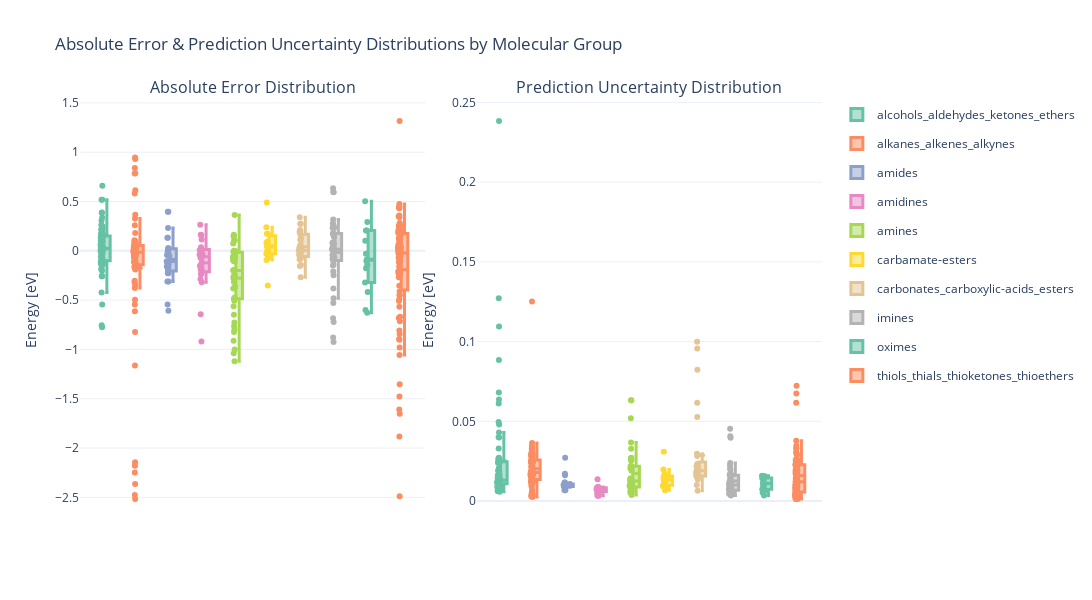

Notebook code cell kept with this figure:
### Code cell
# Filtered data
df_uq_sorted = df_uq[df_uq["split"] == "test"].sort_values('molecule_group')
df_uq_sorted['abs_error'] = df_uq_sorted['error'].abs()
df_uq_sorted['uncertainty_width'] = df_uq_sorted['y_std']

# Custom color palette (Set2-like)
color_map = px.colors.qualitative.Set2

# Create 1x2 subplot
fig = make_subplots(
    rows=1, cols=2,
    subplot_titles=["Absolute Error Distribution", "Prediction Uncertainty Distribution"],
    horizontal_spacing=0.07
)

# Boxplot for absolute error
for i, group in enumerate(df_uq_sorted['molecule_group'].unique()):
    group_data = df_uq_sorted[df_uq_sorted['molecule_group'] == group]
    fig.add_trace(go.Box(
        y=group_data['error'],
        name=group,
        marker_color=color_map[i % len(color_map)],
        boxmean=True,
        boxpoints="all",  # Show all points (can be "outliers", "suspectedoutliers", "all")
        jitter=0.5,  # Add jitter to points
        line=dict(width=3),  # Line width to make the box thicker
        width=0.2,  # Box width (adjust this)
        legendgroup=group,  # Ensure the group is correctly assigned to legend
        showlegend=False,  # No legend for the first plot
        hovertemplate=(
            "Material: %{customdata[7]}<br>" +
            "Molecule Group: %{customdata[0]}<br>" +
            "Molecule: %{customdata[1]}<br>" +
            "State: %{customdata[2]}<br>" +
            "Dissociation: %{customdata[3]}<br>" +
            "True Value: %{customdata[4]} eV<br>" +
            "Std Dev: %{customdata[5]} eV<br>" +
            "Error: %{customdata[6]} eV<br>" +
            "<extra></extra>"
        ),
        customdata=group_data[['molecule_group', 'molecule', 'state', 'dissociation', 'y_true', 'y_std', 'error', 'material']].values  # Add custom data
    ), row=1, col=1)

# Boxplot for uncertainty width
for i, group in enumerate(df_uq_sorted['molecule_group'].unique()):
    group_data = df_uq_sorted[df_uq_sorted['molecule_group'] == group]
    fig.add_trace(go.Box(
        y=group_data['uncertainty_width'],
        name=group,
        marker_color=color_map[i % len(color_map)],
        boxmean=True,
        boxpoints="all",  # Show all points (can be "outliers", "suspectedoutliers", "all")
        jitter=0.5,  # Add jitter to points
        line=dict(width=3),  # Line width to make the box thicker
        width=0.2,  # Box width (adjust this)
        legendgroup=group,  # Ensure the group is correctly assigned to legend
        showlegend=True,  # Show legend for the second plot
        hovertemplate=(
            "Material: %{customdata[7]}<br>" +
            "Molecule Group: %{customdata[0]}<br>" +
            "Molecule: %{customdata[1]}<br>" +
            "State: %{customdata[2]}<br>" +
            "Dissociation: %{customdata[3]}<br>" +
            "True Value: %{customdata[4]} eV<br>" +
            "Std Dev: %{customdata[5]} eV<br>" +
            "Error: %{customdata[6]} eV<br>" +
            "<extra></extra>"
        ),
        customdata=group_data[['molecule_group', 'molecule', 'state', 'dissociation', 'y_true', 'y_std', 'error', 'material']].values  # Add custom data
    ), row=1, col=2)

# Layout adjustments
fig.update_layout(
    height=600,
    width=2000,
    title_text="Absolute Error & Prediction Uncertainty Distributions by Molecular Group",
    template="plotly_white",
    boxmode="group",  # Group the boxplots
    showlegend=True  # Show legend for the second plot
)

# Axis titles
fig.update_yaxes(title_text="Energy [eV]", row=1, col=1)
fig.update_yaxes(title_text="Energy [eV]", row=1, col=2)

# Remove X-axis labels (as you're using the hover to differentiate between groups)
fig.update_xaxes(showticklabels=False, row=1, col=1)
fig.update_xaxes(showticklabels=False, row=1, col=2)

# Show the plot
fig.show()

### Figure 1 — Plotly figure (JSON) as saved in the notebook; plotly's stock layout.template omitted (floating-point values rounded to 4 significant figures; data arrays with more than 128 entries replaced by an {"elided": "..."} marker saying what was removed)
{"data": [{"boxmean": true, "boxpoints": "all", "customdata": {"elided": "73x8 mixed values"}, "hovertemplate": "Material: %{customdata[7]}<br>Molecule Group: %{customdata[0]}<br>Molecule: %{customdata[1]}<br>State: %{customdata[2]}<br>Dissociation: %{customdata[3]}<br>True Value: %{customdata[4]} eV<br>Std Dev: %{customdata[5]} eV<br>Error: %{customdata[6]} eV<br><extra></extra>", "jitter": 0.5, "legendgroup": "alcohols_aldehydes_ketones_ethers", "line": {"width": 3}, "marker": {"color": "rgb(102,194,165)"}, "name": "alcohols_aldehydes_ketones_ethers", "showlegend": false, "type": "box", "width": 0.2, "xaxis": "x", "y": [0.518, -0.4229, 0.2184, 0.2606, 0.3875, 0.1081, 0.1463, 0.3372, 0.6601, -0.2031, -0.04684, 0.02566, 0.01146, -0.0151, -0.7543, -0.7762, -0.1501, 0.1487, -0.08538, -0.1211, 0.1161, -0.02329, 0.005896, -0.185, 0.06315, 0.1766, 0.003106, -0.06534, 0.2132, 0.1861, 0.06679, 0.007565, -0.1488, 0.09445, 0.1509, 0.04109, 0.04669, -0.09774, -0.06723, 0.03685, 0.07931, -0.2582, -0.2585, -0.1237, 0.1048, -0.05784, 0.05871, -0.08692, -0.2548, -0.5433, -0.1279, -0.1104, 0.1273, 0.518, 0.132, -0.1938, -0.1063, -0.02566, 0.09646, 0.2294, 0.248, -0.009087, -0.1371, 0.03229, 0.02252, 0.1861, 0.2184, 0.02566, 0.1722, -0.06125, 0.3074, 0.1005, 0.3851], "yaxis": "y"}, {"boxmean": true, "boxpoints": "all", "customdata": {"elided": "78x8 mixed values"}, "hovertemplate": "Material: %{customdata[7]}<br>Molecule Group: %{customdata[0]}<br>Molecule: %{customdata[1]}<br>State: %{customdata[2]}<br>Dissociation: %{customdata[3]}<br>True Value: %{customdata[4]} eV<br>Std Dev: %{customdata[5]} eV<br>Error: %{customdata[6]} eV<br><extra></extra>", "jitter": 0.5, "legendgroup": "alkanes_alkenes_alkynes", "line": {"width": 3}, "marker": {"color": "rgb(252,141,98)"}, "name": "alkanes_alkenes_alkynes", "showlegend": false, "type": "box", "width": 0.2, "xaxis": "x", "y": [-0.04652, 0.001695, -2.145, -2.18, 0.1034, -0.1287, -0.04609, 0.5804, -0.1121, 0.05267, 0.07095, -0.5434, -0.115, -0.378, -2.364, 0.05474, 0.001812, -0.3197, -0.3033, 0.02265, -0.02079, -0.1168, 0.05474, -0.6119, 0.1047, -0.009851, -0.109, 0.01511, -0.1892, 0.009781, 0.03466, 0.08384, -0.07859, -0.3489, 0.07198, -0.006742, -0.01127, -0.03825, -0.02643, -0.8241, 0.9471, -0.4958, 0.06492, 0.2599, 0.001695, 0.8398, 0.1806, -0.1121, -0.01211, -0.006941, -0.0494, 0.7873, -2.248, 0.6142, 0.3269, -0.04198, -0.1652, 0.02667, -0.02099, -0.01815, 0.03442, -1.162, -0.009101, 0.9317, -2.476, -0.1795, -0.1276, -0.001647, 0.3652, 0.7841, 0.09099, -0.1549, 0.09099, -0.1403, 0.0004448, -0.05909, -2.517, -0.1162], "yaxis": "y"}, {"boxmean": true, "boxpoints": "all", "customdata": {"elided": "27x8 mixed values"}, "hovertemplate": "Material: %{customdata[7]}<br>Molecule Group: %{customdata[0]}<br>Molecule: %{customdata[1]}<br>State: %{customdata[2]}<br>Dissociation: %{customdata[3]}<br>True Value: %{customdata[4]} eV<br>Std Dev: %{customdata[5]} eV<br>Error: %{customdata[6]} eV<br><extra></extra>", "jitter": 0.5, "legendgroup": "amides", "line": {"width": 3}, "marker": {"color": "rgb(141,160,203)"}, "name": "amides", "showlegend": false, "type": "box", "width": 0.2, "xaxis": "x", "y": [-0.1397, -0.1062, -0.3122, 0.026, 0.3961, -0.168, -0.1076, 0.001729, -0.0417, 0.2316, -0.6066, -0.3122, -0.1076, 0.1323, 0.026, -0.006189, -0.04341, 0.3961, 0.1323, -0.2263, -0.5451, -0.1206, -0.2263, -0.05044, -0.1582, -0.2079, -0.1986], "yaxis": "y"}, {"boxmean": true, "boxpoints": "all", "customdata": {"elided": "24x8 mixed values"}, "hovertemplate": "Material: %{customdata[7]}<br>Molecule Group: %{customdata[0]}<br>Molecule: %{customdata[1]}<br>State: %{customdata[2]}<br>Dissociation: %{customdata[3]}<br>True Value: %{customdata[4]} eV<br>Std Dev: %{customdata[5]} eV<br>Error: %{customdata[6]} eV<br><extra></extra>", "jitter": 0.5, "legendgroup": "amidines", "line": {"width": 3}, "marker": {"color": "rgb(231,138,195)"}, "name": "amidines", "showlegend": false, "type": "box", "width": 0.2, "xaxis": "x", "y": [-0.07245, -0.1223, -0.03242, 0.02195, -0.642, -0.1938, -0.1526, 0.005566, -0.04835, -0.2859, -0.1841, -0.1848, -0.318, 0.1617, -0.9205, 0.2642, -0.03907, -0.2381, -0.001728, 0.1615, 0.1146, -0.2295, 0.03593, -0.03907], "yaxis": "y"}, {"boxmean": true, "boxpoints": "all", "customdata": {"elided": "46x8 mixed values"}, "hovertemplate": "Material: %{customdata[7]}<br>Molecule Group: %{customdata[0]}<br>Molecule: %{customdata[1]}<br>State: %{customdata[2]}<br>Dissociation: %{customdata[3]}<br>True Value: %{customdata[4]} eV<br>Std Dev: %{customdata[5]} eV<br>Error: %{customdata[6]} eV<br><extra></extra>", "jitter": 0.5, "legendgroup": "amines", "line": {"width": 3}, "marker": {"color": "rgb(166,216,84)"}, "name": "amines", "showlegend": false, "type": "box", "width": 0.2, "xaxis": "x", "y": [-0.6472, -0.006264, -0.7258, -0.2582, -0.09456, -0.203, -0.08806, -0.01434, -1.119, -0.1051, 0.0001384, -0.002592, -0.9999, 0.1062, -0.5069, -0.3655, -0.09456, -0.7655, 0.0001384, -0.9122, -0.1973, 0.1505, -0.0318, 0.07293, -0.7965, -0.2745, 0.1505, -0.2462, -0.06387, -0.1931, -0.5631, -0.06681, 0.1062, 0.3624, -0.2468, 0.1629, -0.4868, -1.04, -0.03129, -0.3824, -0.3792, -0.1051, -0.8227, -0.4745, -0.2582, -0.3154], "yaxis": "y"}, {"boxmean": true, "boxpoints": "all", "customdata": [["carbamate-esters", "Carbamic-acid", "initial", "tensor([False])", -0.3495, 0.0102, 0.03683, "Pd"], ["carbamate-esters", "Carbamic-acid", "relaxed", "tensor([False])", -0.3852, 0.009878, 0.004196, "Ni"], ["carbamate-esters", "Carbamic-acid", "relaxed", "tensor([False])", -0.2925, 0.009064, 0.1731, "Pt"], ["carbamate-esters", "Carbamic-acid", "initial", "tensor([False])", -0.03887, 0.03091, 0.08275, "Cd"], ["carbamate-esters", "Carbamic-acid", "relaxed", "tensor([False])", -0.6106, 0.006749, 0.0953, "Fe"], ["carbamate-esters", "Carbamic-acid", "relaxed", "tensor([False])", -0.2303, 0.01198, -0.09314, "Cu"], ["carbamate-esters", "Carbamic-acid", "initial", "tensor([False])", 0, 0.01973, 0.2378, null], ["carbamate-esters", "Carbamic-acid", "initial", "tensor([False])", -0.3852, 0.009878, 0.004196, "Ni"], ["carbamate-esters", "Carbamic-acid", "initial", "tensor([False])", -0.2925, 0.009064, 0.1731, "Pt"], ["carbamate-esters", "Carbamic-acid", "initial", "tensor([False])", -0.5614, 0.01567, -0.03097, "Os"], ["carbamate-esters", "Carbamic-acid", "relaxed", "tensor([False])", -0.3856, 0.0174, -0.3518, "Rh"], ["carbamate-esters", "Carbamic-acid", "relaxed", "tensor([False])", -0.09423, 0.01373, 0.05135, "Zn"], ["carbamate-esters", "Carbamic-acid", "relaxed", "tensor([False])", -0.5614, 0.01567, -0.03097, "Os"], ["carbamate-esters", "Carbamic-acid", "relaxed", "tensor([False])", -0.119, 0.01464, -0.06936, "Ag"], ["carbamate-esters", "Carbamic-acid", "initial", "tensor([False])", -0.2744, 0.01301, 0.4901, "Co"]], "hovertemplate": "Material: %{customdata[7]}<br>Molecule Group: %{customdata[0]}<br>Molecule: %{customdata[1]}<br>State: %{customdata[2]}<br>Dissociation: %{customdata[3]}<br>True Value: %{customdata[4]} eV<br>Std Dev: %{customdata[5]} eV<br>Error: %{customdata[6]} eV<br><extra></extra>", "jitter": 0.5, "legendgroup": "carbamate-esters", "line": {"width": 3}, "marker": {"color": "rgb(255,217,47)"}, "name": "carbamate-esters", "showlegend": false, "type": "box", "width": 0.2, "xaxis": "x", "y": [0.03683, 0.004196, 0.1731, 0.08275, 0.0953, -0.09314, 0.2378, 0.004196, 0.1731, -0.03097, -0.3518, 0.05135, -0.03097, -0.06936, 0.4901], "yaxis": "y"}, {"boxmean": true, "boxpoints": "all", "customdata": {"elided": "29x8 mixed values"}, "hovertemplate": "Material: %{customdata[7]}<br>Molecule Group: %{customdata[0]}<br>Molecule: %{customdata[1]}<br>State: %{customdata[2]}<br>Dissociation: %{customdata[3]}<br>True Value: %{customdata[4]} eV<br>Std Dev: %{customdata[5]} eV<br>Error: %{customdata[6]} eV<br><extra></extra>", "jitter": 0.5, "legendgroup": "carbonates_carboxylic-acids_esters", "line": {"width": 3}, "marker": {"color": "rgb(229,196,148)"}, "name": "carbonates_carboxylic-acids_esters", "showlegend": false, "type": "box", "width": 0.2, "xaxis": "x", "y": [-0.154, -0.04137, 0.05235, 0.2118, -0.001478, -0.2672, 0.2733, 0.003179, 0.1992, -0.07661, 0.126, -0.003751, 0.03062, 0.2733, 0.3408, 0.1099, 0.02005, 0.02673, -0.03886, 0.191, -0.06304, -0.08886, -0.1436, 0.1841, -0.02193, -0.07661, 0.003179, 0.1621, -0.05669], "yaxis": "y"}, {"boxmean": true, "boxpoints": "all", "customdata": {"elided": "48x8 mixed values"}, "hovertemplate": "Material: %{customdata[7]}<br>Molecule Group: %{customdata[0]}<br>Molecule: %{customdata[1]}<br>State: %{customdata[2]}<br>Dissociation: %{customdata[3]}<br>True Value: %{customdata[4]} eV<br>Std Dev: %{customdata[5]} eV<br>Error: %{customdata[6]} eV<br><extra></extra>", "jitter": 0.5, "legendgroup": "imines", "line": {"width": 3}, "marker": {"color": "rgb(179,179,179)"}, "name": "imines", "showlegend": false, "type": "box", "width": 0.2, "xaxis": "x", "y": [-0.08306, 0.07483, 0.04227, 0.07483, 0.2461, 0.04227, -0.6844, -0.000206, 0.156, -0.1495, -0.0964, 0.01711, -0.001334, 0.232, 0.08369, 0.01712, 0.2461, 0.2807, 0.01711, -0.5282, 0.268, -0.05769, -0.9235, -0.2107, 0.6333, 0.1747, -0.08135, 0.0002983, -0.4819, 0.1747, -0.2478, 0.01061, 0.1411, 0.02082, -0.09903, -0.04287, 0.5946, -0.8799, 0.232, 0.1719, 0.5958, -0.7217, 0.1746, -0.3817, -0.1383, 0.0006919, -0.06542, 0.3171], "yaxis": "y"}, {"boxmean": true, "boxpoints": "all", "customdata": [["oximes", "Formaldoxime", "relaxed", "tensor([False])", -0.9101, 0.007443, -0.1758, "Co"], ["oximes", "Formaldoxime", "initial", "tensor([False])", -0.4886, 0.01521, -0.1022, "Ag"], ["oximes", "Formaldoxime", "relaxed", "tensor([False])", -0.3345, 0.01444, -0.08892, "Cd"], ["oximes", "Formaldoxime", "relaxed", "tensor([False])", -0.97, 0.01436, -0.6289, "Fe"], ["oximes", "Formaldoxime", "relaxed", "tensor([False])", -0.7162, 0.01587, -0.3213, "Cu"], ["oximes", "Formaldoxime", "initial", "tensor([False])", -0.476, 0.01567, -0.4184, "Zn"], ["oximes", "Formaldoxime", "initial", "tensor([False])", -0.7162, 0.0115, -0.02946, "Cu"], ["oximes", "Formaldoxime", "relaxed", "tensor([False])", 0, 0.01123, 0.2054, null], ["oximes", "Formaldoxime", "relaxed", "tensor([False])", -1.339, 0.003502, 0.2928, "Os"], ["oximes", "Formaldoxime", "initial", "tensor([False])", -0.502, 0.00939, 0.5031, "Au"], ["oximes", "Formaldoxime", "initial", "tensor([False])", -0.97, 0.01019, -0.6002, "Fe"], ["oximes", "Formaldoxime", "relaxed", "tensor([False])", -1.04, 0.00515, -0.1448, "Ni"], ["oximes", "Formaldoxime", "initial", "tensor([False])", 0, 0.01123, 0.2054, null], ["oximes", "Formaldoxime", "initial", "tensor([False])", -1.04, 0.006218, 0.1031, "Ni"]], "hovertemplate": "Material: %{customdata[7]}<br>Molecule Group: %{customdata[0]}<br>Molecule: %{customdata[1]}<br>State: %{customdata[2]}<br>Dissociation: %{customdata[3]}<br>True Value: %{customdata[4]} eV<br>Std Dev: %{customdata[5]} eV<br>Error: %{customdata[6]} eV<br><extra></extra>", "jitter": 0.5, "legendgroup": "oximes", "line": {"width": 3}, "marker": {"color": "rgb(102,194,165)"}, "name": "oximes", "showlegend": false, "type": "box", "width": 0.2, "xaxis": "x", "y": [-0.1758, -0.1022, -0.08892, -0.6289, -0.3213, -0.4184, -0.02946, 0.2054, 0.2928, 0.5031, -0.6002, -0.1448, 0.2054, 0.1031], "yaxis": "y"}, {"boxmean": true, "boxpoints": "all", "customdata": {"elided": "87x8 mixed values"}, "hovertemplate": "Material: %{customdata[7]}<br>Molecule Group: %{customdata[0]}<br>Molecule: %{customdata[1]}<br>State: %{customdata[2]}<br>Dissociation: %{customdata[3]}<br>True Value: %{customdata[4]} eV<br>Std Dev: %{customdata[5]} eV<br>Error: %{customdata[6]} eV<br><extra></extra>", "jitter": 0.5, "legendgroup": "thiols_thials_thioketones_thioethers", "line": {"width": 3}, "marker": {"color": "rgb(252,141,98)"}, "name": "thiols_thials_thioketones_thioethers", "showlegend": false, "type": "box", "width": 0.2, "xaxis": "x", "y": [-0.4502, 0.2537, -1.353, -0.0003576, 0.006094, -0.4114, 0.4326, -0.1885, -0.2664, -0.2099, -2.49, 0.06396, -0.02293, 0.4456, -0.8947, -0.3541, 0.1164, 0.3579, 0.1937, 0.05163, 0.2552, 0.1827, 0.3394, -0.6684, 0.03065, -1.478, -0.5666, 0.1288, 0.05203, 0.2067, -0.6815, -0.2103, 0.186, 0.2507, 0.0459, -0.2293, -0.903, -1.057, -0.9809, 0.1515, -0.2005, -0.2281, -0.8072, 0.2552, -0.7131, 0.001023, -0.2478, 0.3514, -0.2103, -0.4915, 0.02865, -1.883, -0.05521, -0.002513, 0.1958, 0.002933, 0.00495, 0.03065, 0.4359, -1.652, -0.1587, -0.2353, -0.843, 0.08337, 0.4434, -0.03037, 0.1164, -0.4491, 0.2067, -0.115, 0.01382, -0.1022, -0.1022, 0.186, 0.1515, 0.4751, -0.5082, -0.07131, -1.61, -0.0503, -0.2682, -0.1099, 0.2818, 0.186, -0.6815, 0.113, 1.316], "yaxis": "y"}, {"boxmean": true, "boxpoints": "all", "customdata": [], "hovertemplate": "Material: %{customdata[7]}<br>Molecule Group: %{customdata[0]}<br>Molecule: %{customdata[1]}<br>State: %{customdata[2]}<br>Dissociation: %{customdata[3]}<br>True Value: %{customdata[4]} eV<br>Std Dev: %{customdata[5]} eV<br>Error: %{customdata[6]} eV<br><extra></extra>", "jitter": 0.5, "legendgroup": "nan", "line": {"width": 3}, "marker": {"color": "rgb(141,160,203)"}, "name": "nan", "showlegend": false, "type": "box", "width": 0.2, "xaxis": "x", "y": [], "yaxis": "y"}, {"boxmean": true, "boxpoints": "all", "customdata": {"elided": "73x8 mixed values"}, "hovertemplate": "Material: %{customdata[7]}<br>Molecule Group: %{customdata[0]}<br>Molecule: %{customdata[1]}<br>State: %{customdata[2]}<br>Dissociation: %{customdata[3]}<br>True Value: %{customdata[4]} eV<br>Std Dev: %{customdata[5]} eV<br>Error: %{customdata[6]} eV<br><extra></extra>", "jitter": 0.5, "legendgroup": "alcohols_aldehydes_ketones_ethers", "line": {"width": 3}, "marker": {"color": "rgb(102,194,165)"}, "name": "alcohols_aldehydes_ketones_ethers", "showlegend": true, "type": "box", "width": 0.2, "xaxis": "x2", "y": [0.008378, 0.01592, 0.01895, 0.01611, 0.01127, 0.03986, 0.01669, 0.06113, 0.2384, 0.01102, 0.02501, 0.01176, 0.01247, 0.01138, 0.01433, 0.01938, 0.06806, 0.04958, 0.01482, 0.02579, 0.007898, 0.009089, 0.02719, 0.008622, 0.009297, 0.01498, 0.02685, 0.0245, 0.006153, 0.01178, 0.0115, 0.01225, 0.006653, 0.008528, 0.005887, 0.01284, 0.02443, 0.08846, 0.02397, 0.01374, 0.01326, 0.006747, 0.01174, 0.02657, 0.01738, 0.0207, 0.01276, 0.03298, 0.01129, 0.01002, 0.008232, 0.1272, 0.04299, 0.008378, 0.04794, 0.007483, 0.02381, 0.006559, 0.01253, 0.06366, 0.1094, 0.01195, 0.0146, 0.009573, 0.01082, 0.01178, 0.01895, 0.01176, 0.01091, 0.013, 0.04006, 0.0115, 0.006986], "yaxis": "y2"}, {"boxmean": true, "boxpoints": "all", "customdata": {"elided": "78x8 mixed values"}, "hovertemplate": "Material: %{customdata[7]}<br>Molecule Group: %{customdata[0]}<br>Molecule: %{customdata[1]}<br>State: %{customdata[2]}<br>Dissociation: %{customdata[3]}<br>True Value: %{customdata[4]} eV<br>Std Dev: %{customdata[5]} eV<br>Error: %{customdata[6]} eV<br><extra></extra>", "jitter": 0.5, "legendgroup": "alkanes_alkenes_alkynes", "line": {"width": 3}, "marker": {"color": "rgb(252,141,98)"}, "name": "alkanes_alkenes_alkynes", "showlegend": true, "type": "box", "width": 0.2, "xaxis": "x2", "y": [0.01842, 0.02148, 0.01716, 0.009772, 0.02518, 0.02955, 0.02426, 0.0173, 0.02824, 0.01544, 0.03167, 0.01108, 0.0242, 0.0135, 0.01604, 0.004719, 0.01689, 0.005465, 0.01155, 0.02911, 0.01525, 0.02409, 0.004719, 0.01686, 0.02905, 0.01849, 0.03441, 0.01795, 0.02272, 0.0262, 0.02991, 0.02183, 0.003672, 0.0179, 0.02028, 0.01769, 0.02027, 0.01614, 0.01502, 0.02523, 0.008964, 0.01355, 0.002784, 0.01198, 0.02148, 0.002587, 0.003496, 0.02824, 0.029, 0.01684, 0.02471, 0.01716, 0.0111, 0.01593, 0.03246, 0.006924, 0.01254, 0.01477, 0.01635, 0.01604, 0.01199, 0.02378, 0.01903, 0.01369, 0.02577, 0.0183, 0.02614, 0.01834, 0.03645, 0.1251, 0.03014, 0.01244, 0.03014, 0.02579, 0.01247, 0.03301, 0.01327, 0.02783], "yaxis": "y2"}, {"boxmean": true, "boxpoints": "all", "customdata": {"elided": "27x8 mixed values"}, "hovertemplate": "Material: %{customdata[7]}<br>Molecule Group: %{customdata[0]}<br>Molecule: %{customdata[1]}<br>State: %{customdata[2]}<br>Dissociation: %{customdata[3]}<br>True Value: %{customdata[4]} eV<br>Std Dev: %{customdata[5]} eV<br>Error: %{customdata[6]} eV<br><extra></extra>", "jitter": 0.5, "legendgroup": "amides", "line": {"width": 3}, "marker": {"color": "rgb(141,160,203)"}, "name": "amides", "showlegend": true, "type": "box", "width": 0.2, "xaxis": "x2", "y": [0.01106, 0.0087, 0.01, 0.009714, 0.01035, 0.01619, 0.01053, 0.01159, 0.009187, 0.01009, 0.009062, 0.01, 0.01053, 0.006693, 0.009714, 0.01028, 0.01165, 0.01035, 0.006693, 0.009028, 0.009444, 0.01079, 0.009028, 0.02718, 0.009221, 0.009095, 0.01713], "yaxis": "y2"}, {"boxmean": true, "boxpoints": "all", "customdata": {"elided": "24x8 mixed values"}, "hovertemplate": "Material: %{customdata[7]}<br>Molecule Group: %{customdata[0]}<br>Molecule: %{customdata[1]}<br>State: %{customdata[2]}<br>Dissociation: %{customdata[3]}<br>True Value: %{customdata[4]} eV<br>Std Dev: %{customdata[5]} eV<br>Error: %{customdata[6]} eV<br><extra></extra>", "jitter": 0.5, "legendgroup": "amidines", "line": {"width": 3}, "marker": {"color": "rgb(231,138,195)"}, "name": "amidines", "showlegend": true, "type": "box", "width": 0.2, "xaxis": "x2", "y": [0.006982, 0.007212, 0.007127, 0.006687, 0.005794, 0.008215, 0.004946, 0.00376, 0.008811, 0.01373, 0.008689, 0.006105, 0.007698, 0.005951, 0.008552, 0.008507, 0.003285, 0.007815, 0.00725, 0.006977, 0.007505, 0.008757, 0.006203, 0.003285], "yaxis": "y2"}, {"boxmean": true, "boxpoints": "all", "customdata": {"elided": "46x8 mixed values"}, "hovertemplate": "Material: %{customdata[7]}<br>Molecule Group: %{customdata[0]}<br>Molecule: %{customdata[1]}<br>State: %{customdata[2]}<br>Dissociation: %{customdata[3]}<br>True Value: %{customdata[4]} eV<br>Std Dev: %{customdata[5]} eV<br>Error: %{customdata[6]} eV<br><extra></extra>", "jitter": 0.5, "legendgroup": "amines", "line": {"width": 3}, "marker": {"color": "rgb(166,216,84)"}, "name": "amines", "showlegend": true, "type": "box", "width": 0.2, "xaxis": "x2", "y": [0.02683, 0.006984, 0.01281, 0.008816, 0.02188, 0.009963, 0.01033, 0.003747, 0.01898, 0.008617, 0.005924, 0.005763, 0.009936, 0.01404, 0.01075, 0.05188, 0.02188, 0.01414, 0.005924, 0.01221, 0.009537, 0.06314, 0.01149, 0.004972, 0.01208, 0.009413, 0.06314, 0.03281, 0.007797, 0.02604, 0.008314, 0.0086, 0.01404, 0.03669, 0.02129, 0.02162, 0.02521, 0.01364, 0.01109, 0.02046, 0.02188, 0.008617, 0.01347, 0.02707, 0.008816, 0.01354], "yaxis": "y2"}, {"boxmean": true, "boxpoints": "all", "customdata": [["carbamate-esters", "Carbamic-acid", "initial", "tensor([False])", -0.3495, 0.0102, 0.03683, "Pd"], ["carbamate-esters", "Carbamic-acid", "relaxed", "tensor([False])", -0.3852, 0.009878, 0.004196, "Ni"], ["carbamate-esters", "Carbamic-acid", "relaxed", "tensor([False])", -0.2925, 0.009064, 0.1731, "Pt"], ["carbamate-esters", "Carbamic-acid", "initial", "tensor([False])", -0.03887, 0.03091, 0.08275, "Cd"], ["carbamate-esters", "Carbamic-acid", "relaxed", "tensor([False])", -0.6106, 0.006749, 0.0953, "Fe"], ["carbamate-esters", "Carbamic-acid", "relaxed", "tensor([False])", -0.2303, 0.01198, -0.09314, "Cu"], ["carbamate-esters", "Carbamic-acid", "initial", "tensor([False])", 0, 0.01973, 0.2378, null], ["carbamate-esters", "Carbamic-acid", "initial", "tensor([False])", -0.3852, 0.009878, 0.004196, "Ni"], ["carbamate-esters", "Carbamic-acid", "initial", "tensor([False])", -0.2925, 0.009064, 0.1731, "Pt"], ["carbamate-esters", "Carbamic-acid", "initial", "tensor([False])", -0.5614, 0.01567, -0.03097, "Os"], ["carbamate-esters", "Carbamic-acid", "relaxed", "tensor([False])", -0.3856, 0.0174, -0.3518, "Rh"], ["carbamate-esters", "Carbamic-acid", "relaxed", "tensor([False])", -0.09423, 0.01373, 0.05135, "Zn"], ["carbamate-esters", "Carbamic-acid", "relaxed", "tensor([False])", -0.5614, 0.01567, -0.03097, "Os"], ["carbamate-esters", "Carbamic-acid", "relaxed", "tensor([False])", -0.119, 0.01464, -0.06936, "Ag"], ["carbamate-esters", "Carbamic-acid", "initial", "tensor([False])", -0.2744, 0.01301, 0.4901, "Co"]], "hovertemplate": "Material: %{customdata[7]}<br>Molecule Group: %{customdata[0]}<br>Molecule: %{customdata[1]}<br>State: %{customdata[2]}<br>Dissociation: %{customdata[3]}<br>True Value: %{customdata[4]} eV<br>Std Dev: %{customdata[5]} eV<br>Error: %{customdata[6]} eV<br><extra></extra>", "jitter": 0.5, "legendgroup": "carbamate-esters", "line": {"width": 3}, "marker": {"color": "rgb(255,217,47)"}, "name": "carbamate-esters", "showlegend": true, "type": "box", "width": 0.2, "xaxis": "x2", "y": [0.0102, 0.009878, 0.009064, 0.03091, 0.006749, 0.01198, 0.01973, 0.009878, 0.009064, 0.01567, 0.0174, 0.01373, 0.01567, 0.01464, 0.01301], "yaxis": "y2"}, {"boxmean": true, "boxpoints": "all", "customdata": {"elided": "29x8 mixed values"}, "hovertemplate": "Material: %{customdata[7]}<br>Molecule Group: %{customdata[0]}<br>Molecule: %{customdata[1]}<br>State: %{customdata[2]}<br>Dissociation: %{customdata[3]}<br>True Value: %{customdata[4]} eV<br>Std Dev: %{customdata[5]} eV<br>Error: %{customdata[6]} eV<br><extra></extra>", "jitter": 0.5, "legendgroup": "carbonates_carboxylic-acids_esters", "line": {"width": 3}, "marker": {"color": "rgb(229,196,148)"}, "name": "carbonates_carboxylic-acids_esters", "showlegend": true, "type": "box", "width": 0.2, "xaxis": "x2", "y": [0.02181, 0.08235, 0.01545, 0.02171, 0.01541, 0.05269, 0.01008, 0.01798, 0.01347, 0.0163, 0.01587, 0.01537, 0.0218, 0.02259, 0.006446, 0.01745, 0.02823, 0.019, 0.02316, 0.09993, 0.01524, 0.06159, 0.02296, 0.09561, 0.016, 0.0163, 0.01798, 0.02964, 0.02064], "yaxis": "y2"}, {"boxmean": true, "boxpoints": "all", "customdata": {"elided": "48x8 mixed values"}, "hovertemplate": "Material: %{customdata[7]}<br>Molecule Group: %{customdata[0]}<br>Molecule: %{customdata[1]}<br>State: %{customdata[2]}<br>Dissociation: %{customdata[3]}<br>True Value: %{customdata[4]} eV<br>Std Dev: %{customdata[5]} eV<br>Error: %{customdata[6]} eV<br><extra></extra>", "jitter": 0.5, "legendgroup": "imines", "line": {"width": 3}, "marker": {"color": "rgb(179,179,179)"}, "name": "imines", "showlegend": true, "type": "box", "width": 0.2, "xaxis": "x2", "y": [0.01083, 0.01627, 0.005295, 0.01627, 0.007892, 0.005295, 0.01734, 0.00439, 0.00505, 0.01085, 0.0163, 0.004788, 0.01335, 0.009628, 0.004968, 0.00968, 0.007892, 0.02386, 0.004788, 0.01662, 0.01239, 0.007376, 0.009236, 0.01033, 0.008038, 0.006259, 0.02047, 0.00354, 0.01019, 0.006259, 0.01267, 0.004911, 0.04537, 0.008128, 0.01284, 0.009957, 0.0397, 0.01231, 0.009628, 0.01049, 0.04067, 0.02222, 0.01048, 0.007197, 0.01604, 0.006378, 0.01978, 0.007837], "yaxis": "y2"}, {"boxmean": true, "boxpoints": "all", "customdata": [["oximes", "Formaldoxime", "relaxed", "tensor([False])", -0.9101, 0.007443, -0.1758, "Co"], ["oximes", "Formaldoxime", "initial", "tensor([False])", -0.4886, 0.01521, -0.1022, "Ag"], ["oximes", "Formaldoxime", "relaxed", "tensor([False])", -0.3345, 0.01444, -0.08892, "Cd"], ["oximes", "Formaldoxime", "relaxed", "tensor([False])", -0.97, 0.01436, -0.6289, "Fe"], ["oximes", "Formaldoxime", "relaxed", "tensor([False])", -0.7162, 0.01587, -0.3213, "Cu"], ["oximes", "Formaldoxime", "initial", "tensor([False])", -0.476, 0.01567, -0.4184, "Zn"], ["oximes", "Formaldoxime", "initial", "tensor([False])", -0.7162, 0.0115, -0.02946, "Cu"], ["oximes", "Formaldoxime", "relaxed", "tensor([False])", 0, 0.01123, 0.2054, null], ["oximes", "Formaldoxime", "relaxed", "tensor([False])", -1.339, 0.003502, 0.2928, "Os"], ["oximes", "Formaldoxime", "initial", "tensor([False])", -0.502, 0.00939, 0.5031, "Au"], ["oximes", "Formaldoxime", "initial", "tensor([False])", -0.97, 0.01019, -0.6002, "Fe"], ["oximes", "Formaldoxime", "relaxed", "tensor([False])", -1.04, 0.00515, -0.1448, "Ni"], ["oximes", "Formaldoxime", "initial", "tensor([False])", 0, 0.01123, 0.2054, null], ["oximes", "Formaldoxime", "initial", "tensor([False])", -1.04, 0.006218, 0.1031, "Ni"]], "hovertemplate": "Material: %{customdata[7]}<br>Molecule Group: %{customdata[0]}<br>Molecule: %{customdata[1]}<br>State: %{customdata[2]}<br>Dissociation: %{customdata[3]}<br>True Value: %{customdata[4]} eV<br>Std Dev: %{customdata[5]} eV<br>Error: %{customdata[6]} eV<br><extra></extra>", "jitter": 0.5, "legendgroup": "oximes", "line": {"width": 3}, "marker": {"color": "rgb(102,194,165)"}, "name": "oximes", "showlegend": true, "type": "box", "width": 0.2, "xaxis": "x2", "y": [0.007443, 0.01521, 0.01444, 0.01436, 0.01587, 0.01567, 0.0115, 0.01123, 0.003502, 0.00939, 0.01019, 0.00515, 0.01123, 0.006218], "yaxis": "y2"}, {"boxmean": true, "boxpoints": "all", "customdata": {"elided": "87x8 mixed values"}, "hovertemplate": "Material: %{customdata[7]}<br>Molecule Group: %{customdata[0]}<br>Molecule: %{customdata[1]}<br>State: %{customdata[2]}<br>Dissociation: %{customdata[3]}<br>True Value: %{customdata[4]} eV<br>Std Dev: %{customdata[5]} eV<br>Error: %{customdata[6]} eV<br><extra></extra>", "jitter": 0.5, "legendgroup": "thiols_thials_thioketones_thioethers", "line": {"width": 3}, "marker": {"color": "rgb(252,141,98)"}, "name": "thiols_thials_thioketones_thioethers", "showlegend": true, "type": "box", "width": 0.2, "xaxis": "x2", "y": [0.005493, 0.007478, 0.02603, 0.003251, 0.0674, 0.02398, 0.004953, 0.02267, 0.02278, 0.02083, 0.00981, 0.02265, 0.02375, 0.006951, 0.01745, 0.003033, 0.01014, 0.003361, 0.07228, 0.02543, 0.01896, 0.02249, 0.03069, 0.02407, 0.0258, 0.006248, 0.01434, 0.002427, 0.03778, 0.001268, 0.01204, 0.01948, 0.00725, 0.006222, 0.005491, 0.0287, 0.00977, 0.01212, 0.02496, 0.004435, 0.003932, 0.02189, 0.00824, 0.01896, 0.009414, 0.008564, 0.01114, 0.009538, 0.01948, 0.002853, 0.01315, 0.005106, 0.01541, 0.007198, 0.001314, 0.01649, 0.03011, 0.0258, 0.003554, 0.009934, 0.01895, 0.02467, 0.01645, 0.003717, 0.0138, 0.006044, 0.01014, 0.002645, 0.001268, 0.003256, 0.00313, 0.0213, 0.0213, 0.03308, 0.004435, 0.003636, 0.01175, 0.005176, 0.008469, 0.02942, 0.02299, 0.06162, 0.01703, 0.03308, 0.01204, 0.008537, 0.03474], "yaxis": "y2"}, {"boxmean": true, "boxpoints": "all", "customdata": [], "hovertemplate": "Material: %{customdata[7]}<br>Molecule Group: %{customdata[0]}<br>Molecule: %{customdata[1]}<br>State: %{customdata[2]}<br>Dissociation: %{customdata[3]}<br>True Value: %{customdata[4]} eV<br>Std Dev: %{customdata[5]} eV<br>Error: %{customdata[6]} eV<br><extra></extra>", "jitter": 0.5, "legendgroup": "nan", "line": {"width": 3}, "marker": {"color": "rgb(141,160,203)"}, "name": "nan", "showlegend": true, "type": "box", "width": 0.2, "xaxis": "x2", "y": [], "yaxis": "y2"}], "layout": {"annotations": [{"font": {"size": 16}, "showarrow": false, "text": "Absolute Error Distribution", "x": 0.2325, "xanchor": "center", "xref": "paper", "y": 1, "yanchor": "bottom", "yref": "paper"}, {"font": {"size": 16}, "showarrow": false, "text": "Prediction Uncertainty Distribution", "x": 0.7675, "xanchor": "center", "xref": "paper", "y": 1, "yanchor": "bottom", "yref": "paper"}], "boxmode": "group", "height": 600, "showlegend": true, "title": {"text": "Absolute Error & Prediction Uncertainty Distributions by Molecular Group"}, "width": 2000, "xaxis": {"anchor": "y", "domain": [0, 0.465], "showticklabels": false}, "xaxis2": {"anchor": "y2", "domain": [0.535, 1.0], "showticklabels": false}, "yaxis": {"anchor": "x", "domain": [0, 1], "title": {"text": "Energy [eV]"}}, "yaxis2": {"anchor": "x2", "domain": [0, 1], "title": {"text": "Energy [eV]"}}}}
